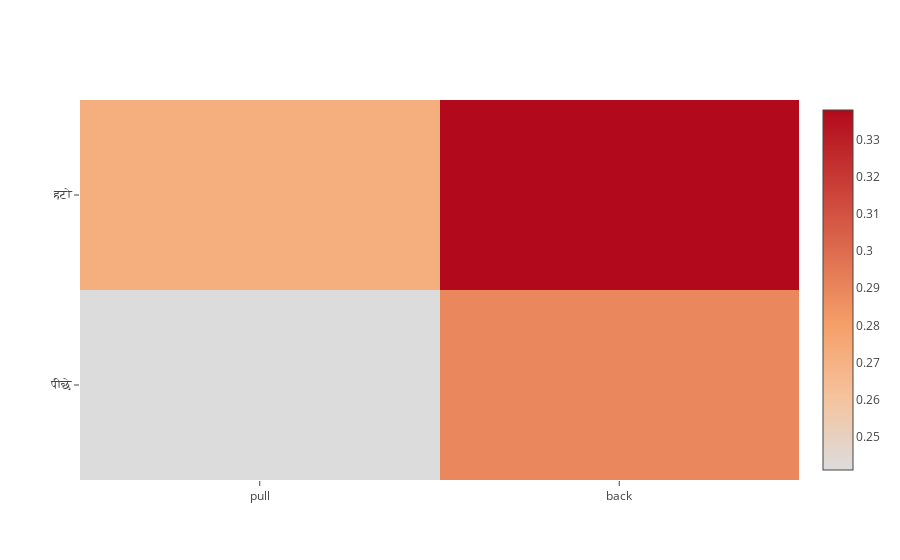

The cell this chart's notebook holds for it:
### Code cell
predict_random_val_sentence()

### Figure 1 — Plotly figure (JSON) as saved in the notebook; plotly's stock layout.template omitted (floating-point values rounded to 4 significant figures)
{"data": [{"colorscale": "Reds", "type": "heatmap", "uid": "f5703afe-76a3-4983-8eba-59936c19a6de", "x": ["pull", "back"], "y": ["पीछे", "हटो"], "z": [[0.2411, 0.2895], [0.2723, 0.3379]]}], "layout": {}}
